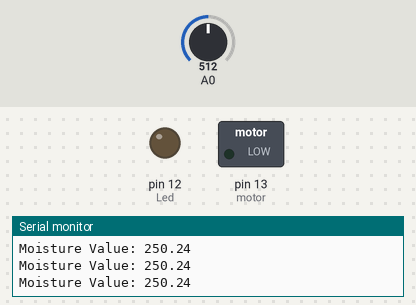
Simulated run of this sketch. Board: Arduino Uno, built with avr-gcc and run on an emulated ATmega328P. Parts: switched loads named in the sketch (green lamp = pin HIGH), output pins drawn as LEDs (lit = HIGH), the last lines printed to the serial monitor. Inputs (shaded band) come from the test bench; at power-on: A0 = 512.

Above: at 3.2 s.
3.3 s: A0 set to 461
6.3 s: A0 set to 432
At 7.1 s:
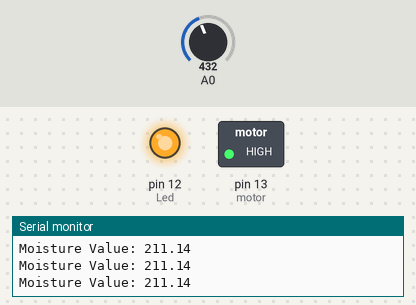
7.8 s: A0 set to 511
At 9.0 s:
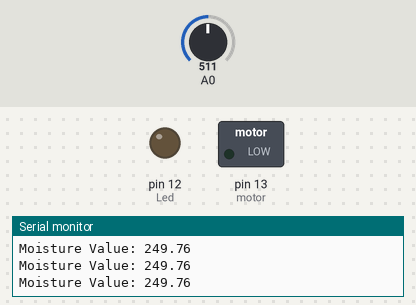
10.8 s: A0 set to 306
At 11.1 s:
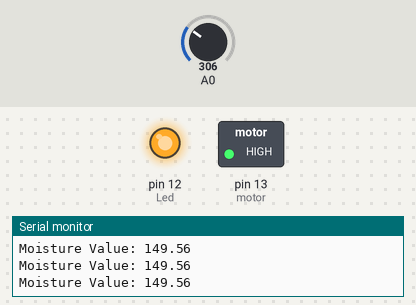
Timing chart, 0 to 13.3 s (numbered marks = the images above; inputs shaded):
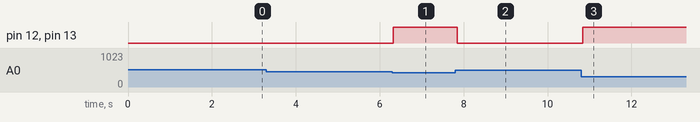

The sketch:

Task1.1p.ino
```cpp
const int motor = 13;
const int Led = 12;
int percentValue = 0;

void setup() {
  pinMode(motor, OUTPUT);
  pinMode(Led, OUTPUT);
  Serial.begin(9600); // Initialize serial communication
  delay(2000);
}

void loop() {
  int value = analogRead(A0);
  float Moisture = value * 500.0 / 1023.0;

  Serial.print("Moisture Value: ");
  Serial.println(Moisture);

  if (Moisture < 220) {
    digitalWrite(motor, HIGH);
    digitalWrite(Led, HIGH);
  } else {
    digitalWrite(motor, LOW);
    digitalWrite(Led, LOW);
  }
}
```

Measured:
- the behaviour switches between 451 and 450 on A0 (found by bisection; images 0 and 1)
- after the input at 6.3 s, pin 12 (Led), pin 13 (motor): LOW → HIGH at once
- after the input at 7.8 s, pin 12 (Led), pin 13 (motor): HIGH → LOW after 0.05 s
- after the input at 10.8 s, pin 12 (Led), pin 13 (motor): LOW → HIGH at once
